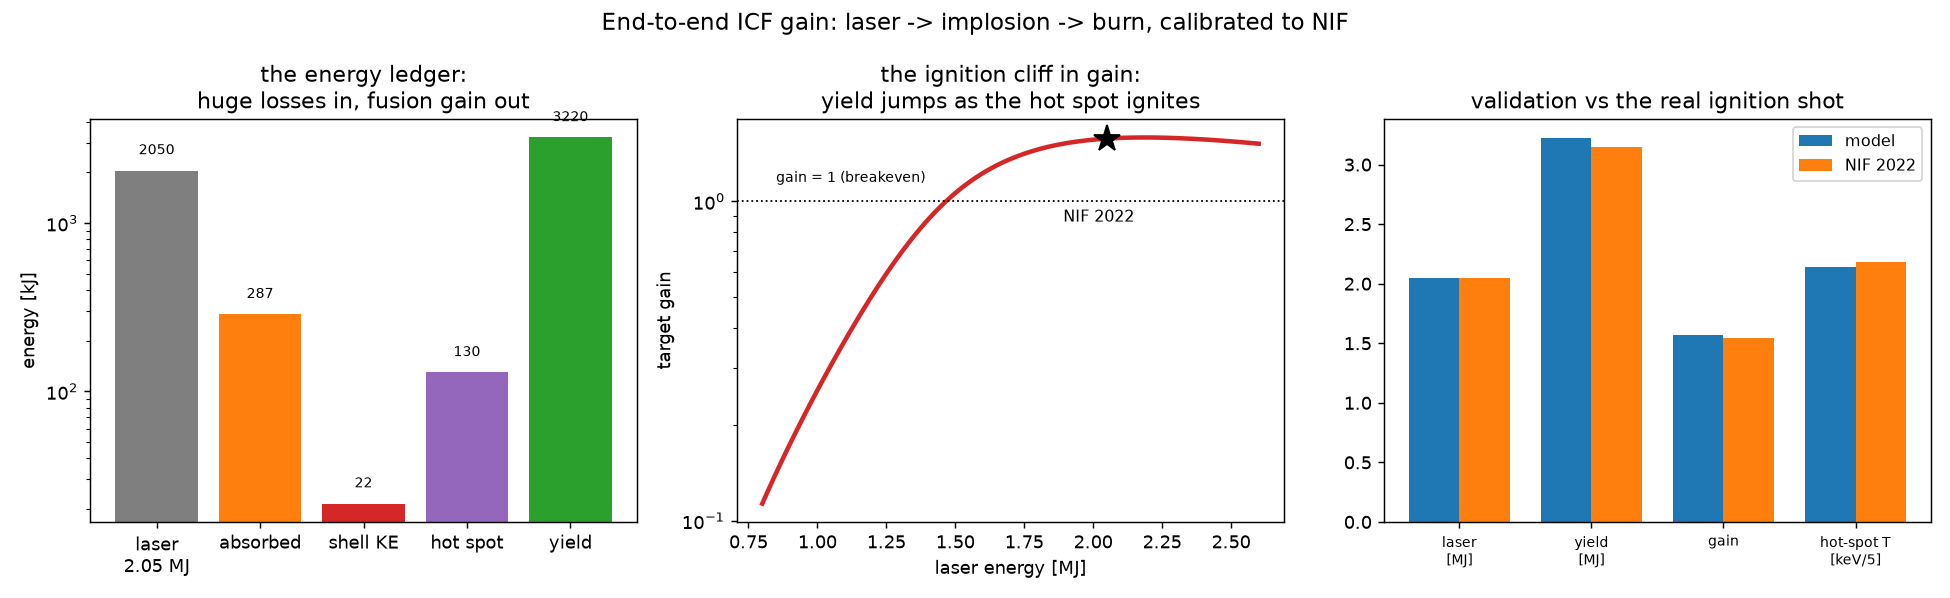

Write the Python code that produced this figure.
r"""
End-to-end ICF gain model — the energy ledger from laser to fusion yield,
calibrated to the NIF December 2022 ignition shot (N221204).

Every other model in this repo covers ONE stage. This one chains them into a
single forward model  design -> gain,  and pins the free coupling efficiencies so
that a NIF-scale design reproduces the real ignition point:

    laser energy
      x eta_hohlraum   laser  -> X-rays absorbed by the capsule
      x eta_rocket     absorbed -> imploding-shell kinetic energy
      -> stagnation    KE -> hot-spot temperature;  convergence -> areal density
      -> burn          0-D Hotspot model -> burn-up fraction          [reused]
      -> fusion yield  burn-up x fuel x 17.6 MeV
    gain = yield / laser energy

NIF N221204 (Dec 2022):  2.05 MJ in,  3.15 MJ out,  gain ~1.5,  hot spot ~10-11 keV.
The two efficiencies and the stagnation coefficients are the only free knobs; they
are set once so the reference design lands on that point, and everything else -- the
ignition cliff in gain, the sensitivity to velocity and symmetry -- then follows.

Run:  python3 gain_model.py
Deps: numpy, scipy  (matplotlib only for the figure)
"""

import os
import importlib.util
from dataclasses import dataclass, replace

import numpy as np

# --- reuse the repo's validated 0-D hot-spot burn model ---
_hs_path = os.path.join(os.path.dirname(__file__), "..", "0-D Hotspot", "hotspot_0d.py")
_spec = importlib.util.spec_from_file_location("hotspot_0d", _hs_path)
hotspot_0d = importlib.util.module_from_spec(_spec)
_spec.loader.exec_module(hotspot_0d)
burn = hotspot_0d.burn

# --- physical constants ---
E_FUSION  = 17.6e6 * 1.602176634e-19          # J released per D-T fusion reaction
M_DT_PAIR = (2.014 + 3.016) * 1.66053907e-27  # kg per (D + T) pair

# --- calibration knobs (pinned once to NIF N221204) ---
ETA_HOHLRAUM = 0.14     # laser energy -> capsule-absorbed X-ray energy
ETA_ROCKET   = 0.075    # absorbed energy -> imploding-shell kinetic energy
K_THOTSPOT   = 6.7e-11  # hot-spot T [keV] = K_THOTSPOT * v_imp[m/s]^2
RHOR_REF     = 1.20     # stagnation fuel areal density [g/cm^2] at the reference design
CR_REF       = 35.0     # reference convergence ratio
ALPHA_REF    = 2.0      # reference in-flight adiabat
RHO_HS       = 300.0    # hot-spot mass density used in the burn [g/cm^3]
N_TAU_BURN   = 0.42     # burn confinement window (fraction of the naive inertial
                        # time) -- a marginally-igniting hot spot disassembles early


@dataclass
class Design:
    E_laser: float      # laser energy on target [J]
    fuel_mass: float    # DT fuel mass that can burn [kg]
    v_imp: float        # implosion velocity [m/s]
    conv_ratio: float   # convergence ratio R0 / R_min
    adiabat: float      # in-flight adiabat (lower = more compressible)


# Reference: a NIF-scale igniting design (N221204-like).
NIF = Design(E_laser=2.05e6, fuel_mass=0.21e-6, v_imp=400e3, conv_ratio=35.0, adiabat=2.0)


def stagnation(d):
    """Design -> hot-spot conditions at stagnation: (T_hs [keV], rho [g/cc], rhoR [g/cm^2])."""
    T_hs = K_THOTSPOT * d.v_imp ** 2                                   # KE -> thermal
    rhoR = RHOR_REF * (d.conv_ratio / CR_REF) ** 2 * (ALPHA_REF / d.adiabat)
    return T_hs, RHO_HS, rhoR


def evaluate(d):
    """Full energy ledger for a design point."""
    E_abs = ETA_HOHLRAUM * d.E_laser              # laser -> absorbed
    KE    = ETA_ROCKET * E_abs                    # absorbed -> shell KE
    T_hs, rho, rhoR = stagnation(d)
    b = burn(rho, rhoR, T_hs, n_tau=N_TAU_BURN)   # 0-D ignition/burn
    n_react = b["burnup"] * d.fuel_mass / M_DT_PAIR
    Y = n_react * E_FUSION                        # fusion yield [J]
    return dict(E_laser=d.E_laser, E_abs=E_abs, KE=KE,
                T_hs=T_hs, rhoR=rhoR, burnup=b["burnup"],
                yield_J=Y, gain=Y / d.E_laser)


def _scaled(E_laser, ref=NIF):
    """A design at a different laser energy: velocity scales as sqrt(coupled energy)."""
    v = ref.v_imp * (E_laser / ref.E_laser) ** 0.5
    return replace(ref, E_laser=E_laser, v_imp=v)


def report():
    r = evaluate(NIF)
    print("=" * 66)
    print("  END-TO-END ICF GAIN MODEL  --  calibrated to NIF N221204")
    print("=" * 66)
    print("  ENERGY LEDGER (reference design)")
    print(f"    laser on target        : {NIF.E_laser/1e6:8.2f} MJ")
    print(f"    -> absorbed by capsule : {r['E_abs']/1e3:8.1f} kJ   "
          f"({r['E_abs']/NIF.E_laser*100:.1f}% of laser)")
    print(f"    -> shell kinetic energy: {r['KE']/1e3:8.1f} kJ   "
          f"({r['KE']/NIF.E_laser*100:.2f}% of laser)")
    print(f"    hot-spot temperature   : {r['T_hs']:8.1f} keV")
    print(f"    stagnation rho*R        : {r['rhoR']:8.2f} g/cm^2")
    print(f"    burn-up fraction        : {r['burnup']*100:8.1f} %")
    print(f"    -> fusion yield         : {r['yield_J']/1e6:8.2f} MJ")
    print(f"    TARGET GAIN             : {r['gain']:8.2f}")
    print("-" * 66)
    print("  VALIDATION vs NIF N221204")
    print(f"   {'quantity':<22}{'model':>10}{'NIF':>10}")
    for name, mod, nif, unit in [
        ("laser energy",  NIF.E_laser/1e6, 2.05, "MJ"),
        ("fusion yield",  r['yield_J']/1e6, 3.15, "MJ"),
        ("target gain",   r['gain'],        1.54, ""),
        ("hot-spot T",    r['T_hs'],        10.9, "keV")]:
        err = (mod - nif) / nif * 100
        print(f"   {name:<22}{mod:>10.2f}{nif:>10.2f}  {unit:<5} ({err:+.0f}%)")
    print("=" * 66)
    return r


def make_figure(fname="gain_model.png"):
    try:
        import matplotlib.pyplot as plt
    except Exception as e:
        print(f"[figure skipped: {e}]")
        return
    r = evaluate(NIF)
    fig, ax = plt.subplots(1, 3, figsize=(15, 4.6))

    # (1) energy ledger -- log-scale bars from laser to yield
    stages = ["laser\n2.05 MJ", "absorbed", "shell KE", "hot spot", "yield"]
    E_hs = 3.0 * r['T_hs'] * hotspot_0d.KEV_J * (NIF.fuel_mass / M_DT_PAIR)  # ~hot-spot internal E
    vals = [NIF.E_laser, r['E_abs'], r['KE'], max(E_hs, 1e2), r['yield_J']]
    cols = ["tab:gray", "tab:orange", "tab:red", "tab:purple", "tab:green"]
    ax[0].bar(stages, np.array(vals)/1e3, color=cols)
    ax[0].set_yscale("log"); ax[0].set_ylabel("energy [kJ]")
    ax[0].set_title("the energy ledger:\nhuge losses in, fusion gain out")
    for i, v in enumerate(vals):
        ax[0].text(i, v/1e3*1.25, f"{v/1e3:.0f}" if v >= 1e3 else f"{v/1e3:.1f}",
                   ha="center", fontsize=8)

    # (2) gain vs laser energy -- the ignition cliff
    E = np.linspace(0.8e6, 2.6e6, 120)
    g = np.array([evaluate(_scaled(e))["gain"] for e in E])
    ax[1].plot(E/1e6, g, "tab:red", lw=2.5)
    ax[1].axhline(1.0, color="k", ls=":", lw=1); ax[1].text(0.85, 1.15, "gain = 1 (breakeven)", fontsize=8)
    ax[1].plot(NIF.E_laser/1e6, r["gain"], "k*", ms=15)
    ax[1].text(NIF.E_laser/1e6 - 0.03, r["gain"]*0.55, "NIF 2022", ha="center", fontsize=9)
    ax[1].set_yscale("log"); ax[1].set_xlabel("laser energy [MJ]"); ax[1].set_ylabel("target gain")
    ax[1].set_title("the ignition cliff in gain:\nyield jumps as the hot spot ignites")

    # (3) validation vs NIF
    names = ["laser\n[MJ]", "yield\n[MJ]", "gain", "hot-spot T\n[keV/5]"]
    model = [NIF.E_laser/1e6, r['yield_J']/1e6, r['gain'], r['T_hs']/5]
    nif   = [2.05, 3.15, 1.54, 10.9/5]
    x = np.arange(len(names)); w = 0.38
    ax[2].bar(x - w/2, model, w, label="model", color="tab:blue")
    ax[2].bar(x + w/2, nif, w, label="NIF 2022", color="tab:orange")
    ax[2].set_xticks(x); ax[2].set_xticklabels(names, fontsize=8)
    ax[2].set_title("validation vs the real ignition shot"); ax[2].legend(fontsize=9)

    fig.suptitle("End-to-end ICF gain: laser -> implosion -> burn, calibrated to NIF",
                 fontsize=13)
    fig.tight_layout(); fig.savefig(fname, dpi=130)
    print(f"Saved figure -> {fname}")


def main():
    report()
    make_figure()


if __name__ == "__main__":
    main()

# ----------------------------------------------------------------------------
# NOTES ----------------------------------------------------------------------
# * This is a reduced, calibrated model, not a radiation-hydro code. The two
#   coupling efficiencies (eta_hohlraum, eta_rocket) and the stagnation scalings
#   are pinned once to NIF N221204; the ignition cliff in gain, and the strong
#   sensitivity of gain to implosion velocity, then fall out of the 0-D burn.
# * It is the integrating layer for the repo: velocity comes from the rocket /
#   convergent models, drive symmetry from the hohlraum view factor, and yield
#   degradation from the asymmetry model -- all feeding this single design -> gain
#   forward model that the ML can then optimize end to end.
# * Next: replace the stagnation scalings with the 1-D Lagrangian hydro so T_hs and
#   rho*R are computed, not fit; add a real absorbed-fraction / rocket calc.
# ----------------------------------------------------------------------------
